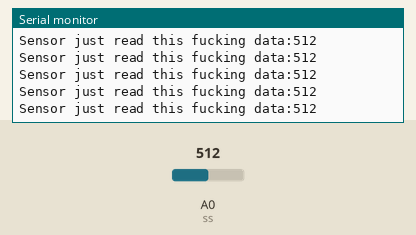
Recording of a sketch running on a simulated Arduino Uno, built with avr-gcc and run on an emulated ATmega328P. Shown: the last lines printed to the serial monitor. The inputs (shaded band) are chosen by the test bench; at power-on: A0 (ss) = 512.

Above: at 1.2 s.
1.3 s: A0 (ss) set to 107
At 1.33 s:
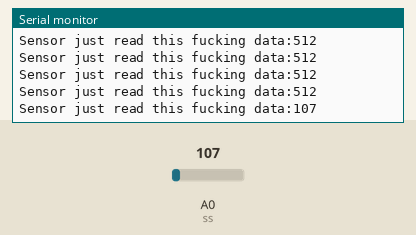
4.3 s: A0 (ss) set to 91
At 4.31 s:
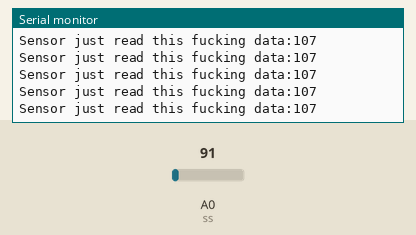
Timing chart, 0 to 7.3 s (numbered marks = the images above; inputs shaded):
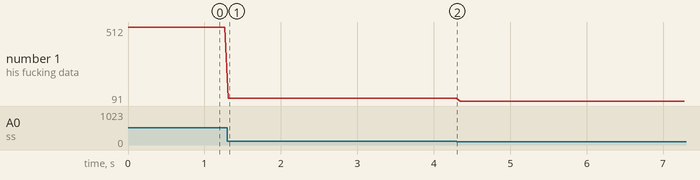

The sketch:

sketch_sep2a_copy_20250902172321.ino
```cpp
int ss=A0;
int db;
void setup() {
Serial.begin(9600);
pinMode(ss,INPUT);

}

void loop() {
db=analogRead(ss);
Serial.print("Sensor just read this fucking data:");
Serial.println(db); delay(50);
}
```

Measured:
- after the input at 1.3 s, the serial monitor: prints a new line at once (image 1)
- plotted number 1: 512 → 107 after the input at 1.3 s, 107 → 91 after the input at 4.3 s
